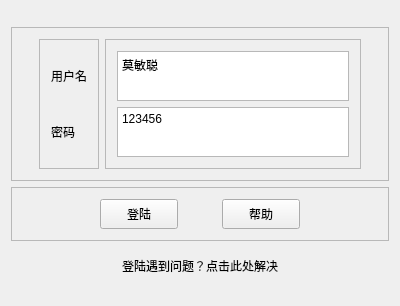
<?xml version="1.0" encoding="UTF-8"?>
<ui version="4.0">
 <class>LoginWindow</class>
 <widget class="QWidget" name="LoginWindow">
  <property name="geometry">
   <rect>
    <x>0</x>
    <y>0</y>
    <width>400</width>
    <height>306</height>
   </rect>
  </property>
  <property name="minimumSize">
   <size>
    <width>400</width>
    <height>0</height>
   </size>
  </property>
  <property name="maximumSize">
   <size>
    <width>800</width>
    <height>400</height>
   </size>
  </property>
  <property name="windowTitle">
   <string>LoginWindow</string>
  </property>
  <layout class="QVBoxLayout" name="verticalLayout_2">
   <item>
    <spacer name="verticalSpacer_2">
     <property name="orientation">
      <enum>Qt::Vertical</enum>
     </property>
     <property name="sizeHint" stdset="0">
      <size>
       <width>20</width>
       <height>40</height>
      </size>
     </property>
    </spacer>
   </item>
   <item>
    <widget class="QFrame" name="frame_4">
     <property name="frameShape">
      <enum>QFrame::StyledPanel</enum>
     </property>
     <property name="frameShadow">
      <enum>QFrame::Raised</enum>
     </property>
     <layout class="QHBoxLayout" name="horizontalLayout_2">
      <item>
       <spacer name="horizontalSpacer_4">
        <property name="orientation">
         <enum>Qt::Horizontal</enum>
        </property>
        <property name="sizeHint" stdset="0">
         <size>
          <width>40</width>
          <height>20</height>
         </size>
        </property>
       </spacer>
      </item>
      <item>
       <widget class="QFrame" name="frame_3">
        <property name="frameShape">
         <enum>QFrame::StyledPanel</enum>
        </property>
        <property name="frameShadow">
         <enum>QFrame::Raised</enum>
        </property>
        <layout class="QVBoxLayout" name="verticalLayout">
         <item>
          <widget class="QLabel" name="Label1">
           <property name="text">
            <string>用户名</string>
           </property>
           <property name="textFormat">
            <enum>Qt::AutoText</enum>
           </property>
           <property name="scaledContents">
            <bool>false</bool>
           </property>
          </widget>
         </item>
         <item>
          <widget class="QLabel" name="Label2">
           <property name="text">
            <string>密码</string>
           </property>
          </widget>
         </item>
        </layout>
       </widget>
      </item>
      <item>
       <widget class="QFrame" name="frame_2">
        <property name="frameShape">
         <enum>QFrame::StyledPanel</enum>
        </property>
        <property name="frameShadow">
         <enum>QFrame::Raised</enum>
        </property>
        <layout class="QGridLayout" name="gridLayout">
         <item row="0" column="0">
          <widget class="QTextEdit" name="UsernameTxt">
           <property name="maximumSize">
            <size>
             <width>16777215</width>
             <height>50</height>
            </size>
           </property>
           <property name="documentTitle">
            <string/>
           </property>
           <property name="html">
            <string>&lt;!DOCTYPE HTML PUBLIC &quot;-//W3C//DTD HTML 4.0//EN&quot; &quot;http://www.w3.org/TR/REC-html40/strict.dtd&quot;&gt;
&lt;html&gt;&lt;head&gt;&lt;meta name=&quot;qrichtext&quot; content=&quot;1&quot; /&gt;&lt;style type=&quot;text/css&quot;&gt;
p, li { white-space: pre-wrap; }
&lt;/style&gt;&lt;/head&gt;&lt;body style=&quot; font-family:'SimSun'; font-size:9pt; font-weight:400; font-style:normal;&quot;&gt;
&lt;p style=&quot; margin-top:0px; margin-bottom:0px; margin-left:0px; margin-right:0px; -qt-block-indent:0; text-indent:0px;&quot;&gt;莫敏聪&lt;/p&gt;&lt;/body&gt;&lt;/html&gt;</string>
           </property>
          </widget>
         </item>
         <item row="1" column="0">
          <widget class="QTextEdit" name="PasswordTxt">
           <property name="sizePolicy">
            <sizepolicy hsizetype="Expanding" vsizetype="Expanding">
             <horstretch>0</horstretch>
             <verstretch>0</verstretch>
            </sizepolicy>
           </property>
           <property name="maximumSize">
            <size>
             <width>16777215</width>
             <height>50</height>
            </size>
           </property>
           <property name="frameShape">
            <enum>QFrame::StyledPanel</enum>
           </property>
           <property name="html">
            <string>&lt;!DOCTYPE HTML PUBLIC &quot;-//W3C//DTD HTML 4.0//EN&quot; &quot;http://www.w3.org/TR/REC-html40/strict.dtd&quot;&gt;
&lt;html&gt;&lt;head&gt;&lt;meta name=&quot;qrichtext&quot; content=&quot;1&quot; /&gt;&lt;style type=&quot;text/css&quot;&gt;
p, li { white-space: pre-wrap; }
&lt;/style&gt;&lt;/head&gt;&lt;body style=&quot; font-family:'SimSun'; font-size:9pt; font-weight:400; font-style:normal;&quot;&gt;
&lt;p style=&quot; margin-top:0px; margin-bottom:0px; margin-left:0px; margin-right:0px; -qt-block-indent:0; text-indent:0px;&quot;&gt;123456&lt;/p&gt;&lt;/body&gt;&lt;/html&gt;</string>
           </property>
          </widget>
         </item>
        </layout>
       </widget>
      </item>
      <item>
       <spacer name="horizontalSpacer_5">
        <property name="orientation">
         <enum>Qt::Horizontal</enum>
        </property>
        <property name="sizeHint" stdset="0">
         <size>
          <width>40</width>
          <height>20</height>
         </size>
        </property>
       </spacer>
      </item>
     </layout>
    </widget>
   </item>
   <item>
    <widget class="QFrame" name="frame">
     <property name="frameShape">
      <enum>QFrame::StyledPanel</enum>
     </property>
     <property name="frameShadow">
      <enum>QFrame::Raised</enum>
     </property>
     <layout class="QHBoxLayout" name="horizontalLayout">
      <item>
       <spacer name="horizontalSpacer_7">
        <property name="orientation">
         <enum>Qt::Horizontal</enum>
        </property>
        <property name="sizeHint" stdset="0">
         <size>
          <width>40</width>
          <height>20</height>
         </size>
        </property>
       </spacer>
      </item>
      <item>
       <spacer name="horizontalSpacer_2">
        <property name="orientation">
         <enum>Qt::Horizontal</enum>
        </property>
        <property name="sizeType">
         <enum>QSizePolicy::Expanding</enum>
        </property>
        <property name="sizeHint" stdset="0">
         <size>
          <width>40</width>
          <height>30</height>
         </size>
        </property>
       </spacer>
      </item>
      <item>
       <widget class="QPushButton" name="LoginBtn">
        <property name="sizePolicy">
         <sizepolicy hsizetype="Expanding" vsizetype="Fixed">
          <horstretch>0</horstretch>
          <verstretch>0</verstretch>
         </sizepolicy>
        </property>
        <property name="minimumSize">
         <size>
          <width>60</width>
          <height>30</height>
         </size>
        </property>
        <property name="text">
         <string>登陆</string>
        </property>
       </widget>
      </item>
      <item>
       <spacer name="horizontalSpacer">
        <property name="orientation">
         <enum>Qt::Horizontal</enum>
        </property>
        <property name="sizeType">
         <enum>QSizePolicy::Expanding</enum>
        </property>
        <property name="sizeHint" stdset="0">
         <size>
          <width>40</width>
          <height>30</height>
         </size>
        </property>
       </spacer>
      </item>
      <item>
       <widget class="QPushButton" name="HelpBtn">
        <property name="sizePolicy">
         <sizepolicy hsizetype="Expanding" vsizetype="Fixed">
          <horstretch>0</horstretch>
          <verstretch>0</verstretch>
         </sizepolicy>
        </property>
        <property name="minimumSize">
         <size>
          <width>60</width>
          <height>30</height>
         </size>
        </property>
        <property name="text">
         <string>帮助</string>
        </property>
       </widget>
      </item>
      <item>
       <spacer name="horizontalSpacer_3">
        <property name="orientation">
         <enum>Qt::Horizontal</enum>
        </property>
        <property name="sizeType">
         <enum>QSizePolicy::Expanding</enum>
        </property>
        <property name="sizeHint" stdset="0">
         <size>
          <width>40</width>
          <height>30</height>
         </size>
        </property>
       </spacer>
      </item>
      <item>
       <spacer name="horizontalSpacer_6">
        <property name="orientation">
         <enum>Qt::Horizontal</enum>
        </property>
        <property name="sizeHint" stdset="0">
         <size>
          <width>40</width>
          <height>20</height>
         </size>
        </property>
       </spacer>
      </item>
     </layout>
    </widget>
   </item>
   <item>
    <spacer name="verticalSpacer_3">
     <property name="orientation">
      <enum>Qt::Vertical</enum>
     </property>
     <property name="sizeType">
      <enum>QSizePolicy::Minimum</enum>
     </property>
     <property name="sizeHint" stdset="0">
      <size>
       <width>20</width>
       <height>10</height>
      </size>
     </property>
    </spacer>
   </item>
   <item>
    <widget class="QLabel" name="ProblemLabel">
     <property name="text">
      <string>登陆遇到问题？点击此处解决</string>
     </property>
     <property name="alignment">
      <set>Qt::AlignCenter</set>
     </property>
    </widget>
   </item>
   <item>
    <spacer name="verticalSpacer">
     <property name="orientation">
      <enum>Qt::Vertical</enum>
     </property>
     <property name="sizeType">
      <enum>QSizePolicy::MinimumExpanding</enum>
     </property>
     <property name="sizeHint" stdset="0">
      <size>
       <width>20</width>
       <height>20</height>
      </size>
     </property>
    </spacer>
   </item>
  </layout>
 </widget>
 <layoutdefault spacing="6" margin="11"/>
 <resources/>
 <connections/>
</ui>
